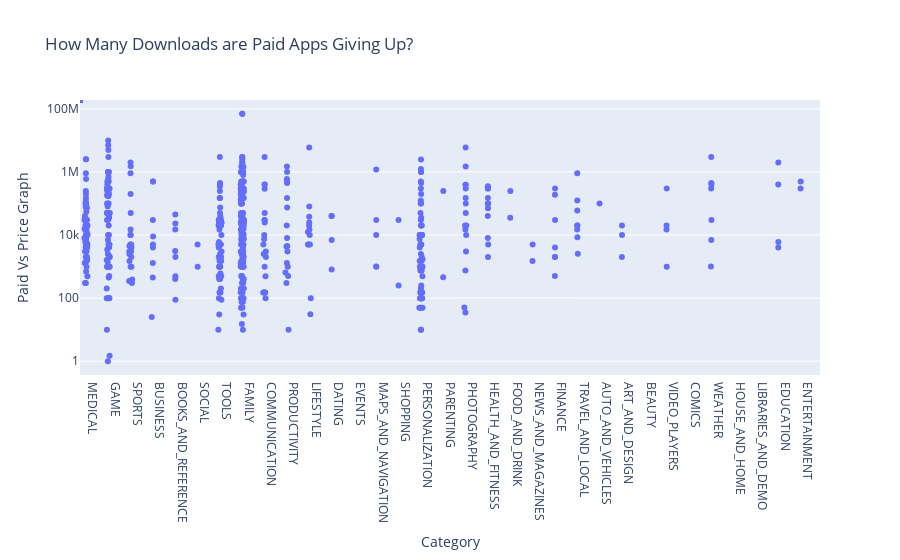
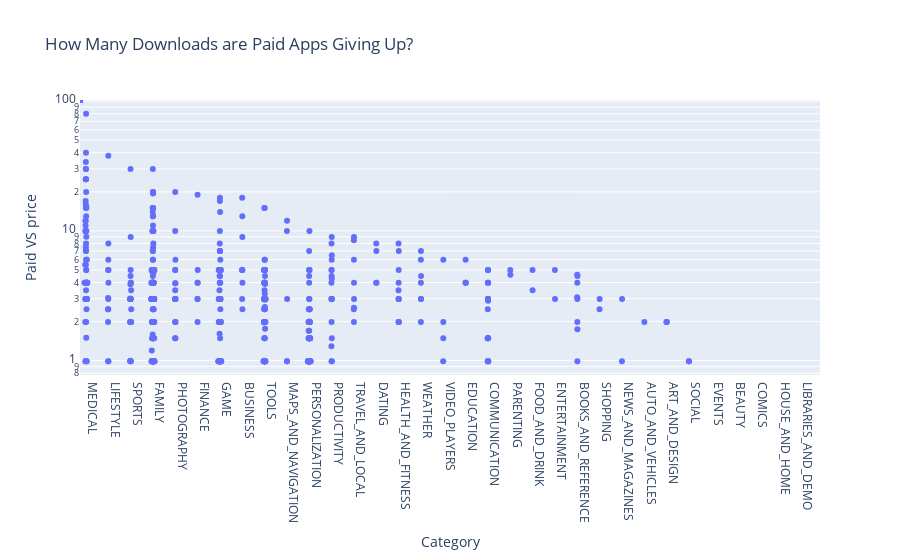

Write notebook code for charts like these, in order.
### Markdown cell above
# Plotly Box Plots: Lost Downloads for Paid Apps

**Challenge**: Create a box plot that shows the number of Installs for free versus paid apps. How does the median number of installations compare? Is the difference large or small?

Use the [Box Plots Guide](https://plotly.com/python/box-plots/) and the [.box API reference](https://plotly.com/python-api-reference/generated/plotly.express.box.html) to create the following chart. 

<img src=https://imgur.com/uVsECT3.png>

### Code cell
box = px.box(df_apps_clean,
             y=df_apps_clean['Rev_estimate'],
             x='Category',
             notched=True,
             points='all',
             title='How Many Downloads are Paid Apps Giving Up?')
 
box.update_layout(xaxis_title='Category',
                  yaxis_title='Paid Vs Price Graph',
                  xaxis={'categoryorder':'min ascending'},
                  yaxis=dict(type='log'))
 
box.show()

###########
box2 = px.box(df_apps_clean,
             y=df_apps_clean['Price'],
             x='Category',
             notched=True,
             points='all',
             title='How Many Downloads are Paid Apps Giving Up?')
 
box2.update_layout(xaxis_title='Category',
                  yaxis_title='Paid VS price',
                  xaxis={'categoryorder':'max descending'},
                  yaxis=dict(type='log'))
 
box2.show()

### Figure 1 — Plotly figure (JSON) as saved in the notebook; plotly's stock layout.template omitted (floating-point values rounded to 4 significant figures; data arrays with more than 128 entries replaced by an {"elided": "..."} marker saying what was removed)
{"data": [{"alignmentgroup": "True", "boxpoints": "all", "hovertemplate": "Category=%{x}<br>Rev_estimate=%{y}<extra></extra>", "legendgroup": "", "marker": {"color": "#636efa"}, "name": "", "notched": true, "offsetgroup": "", "orientation": "v", "showlegend": false, "type": "box", "x": {"elided": "8876 str values"}, "x0": " ", "xaxis": "x", "y": {"elided": "8876 float values"}, "y0": " ", "yaxis": "y"}], "layout": {"autosize": true, "boxmode": "group", "legend": {"tracegroupgap": 0}, "title": {"text": "How Many Downloads are Paid Apps Giving Up?"}, "xaxis": {"anchor": "y", "autorange": true, "categoryorder": "min ascending", "domain": [0, 1], "range": [-0.5957, 32.5], "title": {"text": "Category"}, "type": "category"}, "yaxis": {"anchor": "x", "autorange": true, "domain": [0, 1], "range": [-0.4404, 8.281], "title": {"text": "Paid Vs Price Graph"}, "type": "log"}}}

### Figure 2 — Plotly figure (JSON) as saved in the notebook; plotly's stock layout.template omitted (floating-point values rounded to 4 significant figures; data arrays with more than 128 entries replaced by an {"elided": "..."} marker saying what was removed)
{"data": [{"alignmentgroup": "True", "boxpoints": "all", "hovertemplate": "Category=%{x}<br>Price=%{y}<extra></extra>", "legendgroup": "", "marker": {"color": "#636efa"}, "name": "", "notched": true, "offsetgroup": "", "orientation": "v", "showlegend": false, "type": "box", "x": {"elided": "8876 str values"}, "x0": " ", "xaxis": "x", "y": {"elided": "8876 float values"}, "y0": " ", "yaxis": "y"}], "layout": {"autosize": true, "boxmode": "group", "legend": {"tracegroupgap": 0}, "title": {"text": "How Many Downloads are Paid Apps Giving Up?"}, "xaxis": {"anchor": "y", "autorange": true, "categoryorder": "max descending", "domain": [0, 1], "range": [-0.5987, 32.5], "title": {"text": "Category"}, "type": "category"}, "yaxis": {"anchor": "x", "autorange": true, "domain": [0, 1], "range": [-0.1103, 2.009], "title": {"text": "Paid VS price"}, "type": "log"}}}
